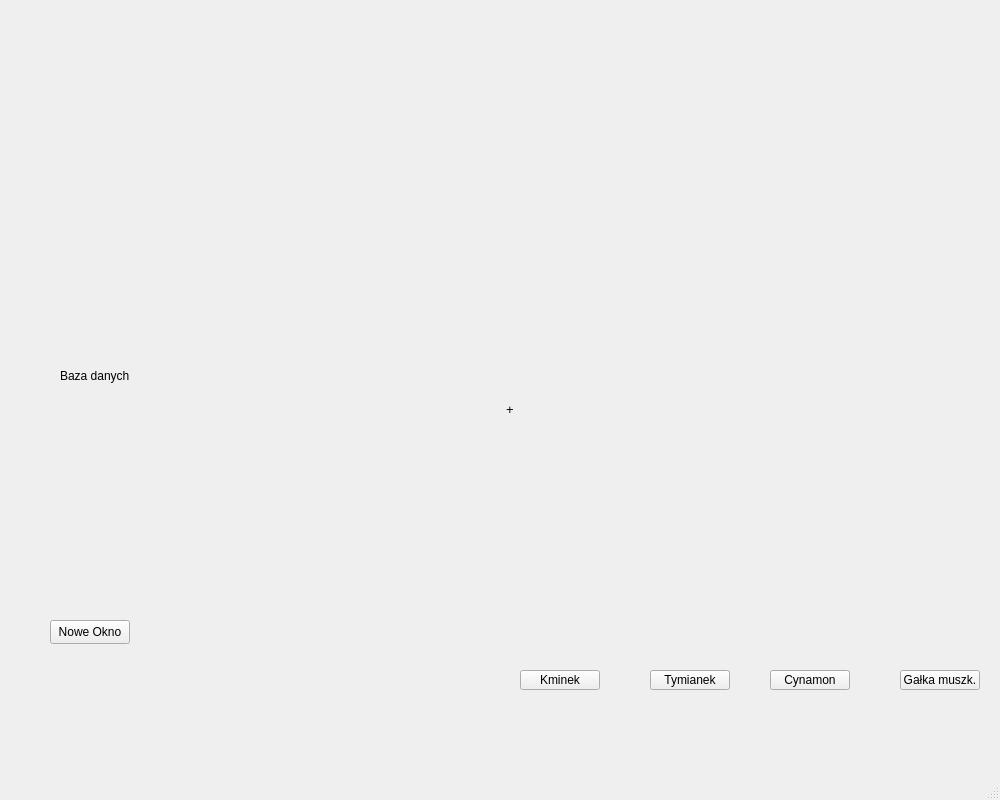
<?xml version="1.0" encoding="UTF-8"?>
<ui version="4.0">
 <class>MainWindow</class>
 <widget class="QMainWindow" name="MainWindow">
  <property name="geometry">
   <rect>
    <x>0</x>
    <y>0</y>
    <width>1000</width>
    <height>800</height>
   </rect>
  </property>
  <property name="font">
   <font>
    <pointsize>9</pointsize>
    <bold>false</bold>
   </font>
  </property>
  <property name="windowTitle">
   <string>MainWindow</string>
  </property>
  <widget class="QWidget" name="centralwidget">
   <widget class="QLabel" name="label">
    <property name="geometry">
     <rect>
      <x>500</x>
      <y>400</y>
      <width>20</width>
      <height>20</height>
     </rect>
    </property>
    <property name="baseSize">
     <size>
      <width>0</width>
      <height>0</height>
     </size>
    </property>
    <property name="font">
     <font>
      <pointsize>10</pointsize>
      <bold>false</bold>
     </font>
    </property>
    <property name="lineWidth">
     <number>5</number>
    </property>
    <property name="text">
     <string>+</string>
    </property>
    <property name="textFormat">
     <enum>Qt::TextFormat::RichText</enum>
    </property>
    <property name="alignment">
     <set>Qt::AlignmentFlag::AlignCenter</set>
    </property>
   </widget>
   <widget class="QPushButton" name="kminek">
    <property name="geometry">
     <rect>
      <x>520</x>
      <y>670</y>
      <width>80</width>
      <height>20</height>
     </rect>
    </property>
    <property name="text">
     <string>Kminek</string>
    </property>
   </widget>
   <widget class="QPushButton" name="galka_muszkatowa">
    <property name="geometry">
     <rect>
      <x>900</x>
      <y>670</y>
      <width>80</width>
      <height>20</height>
     </rect>
    </property>
    <property name="text">
     <string>Gałka muszk.</string>
    </property>
   </widget>
   <widget class="QPushButton" name="cynamon">
    <property name="geometry">
     <rect>
      <x>770</x>
      <y>670</y>
      <width>80</width>
      <height>20</height>
     </rect>
    </property>
    <property name="text">
     <string>Cynamon</string>
    </property>
   </widget>
   <widget class="QPushButton" name="tymianek">
    <property name="geometry">
     <rect>
      <x>650</x>
      <y>670</y>
      <width>80</width>
      <height>20</height>
     </rect>
    </property>
    <property name="text">
     <string>Tymianek</string>
    </property>
   </widget>
   <widget class="QPushButton" name="nowe_okno">
    <property name="geometry">
     <rect>
      <x>50</x>
      <y>620</y>
      <width>80</width>
      <height>24</height>
     </rect>
    </property>
    <property name="text">
     <string>Nowe Okno</string>
    </property>
   </widget>
   <widget class="QLabel" name="zdjecie">
    <property name="geometry">
     <rect>
      <x>170</x>
      <y>480</y>
      <width>248</width>
      <height>283</height>
     </rect>
    </property>
    <property name="text">
     <string/>
    </property>
   </widget>
   <widget class="QLabel" name="label_2">
    <property name="geometry">
     <rect>
      <x>60</x>
      <y>360</y>
      <width>201</width>
      <height>31</height>
     </rect>
    </property>
    <property name="text">
     <string>Baza danych</string>
    </property>
   </widget>
  </widget>
  <widget class="QMenuBar" name="menubar">
   <property name="geometry">
    <rect>
     <x>0</x>
     <y>0</y>
     <width>1000</width>
     <height>17</height>
    </rect>
   </property>
  </widget>
  <widget class="QStatusBar" name="statusbar"/>
 </widget>
 <resources/>
 <connections/>
</ui>
